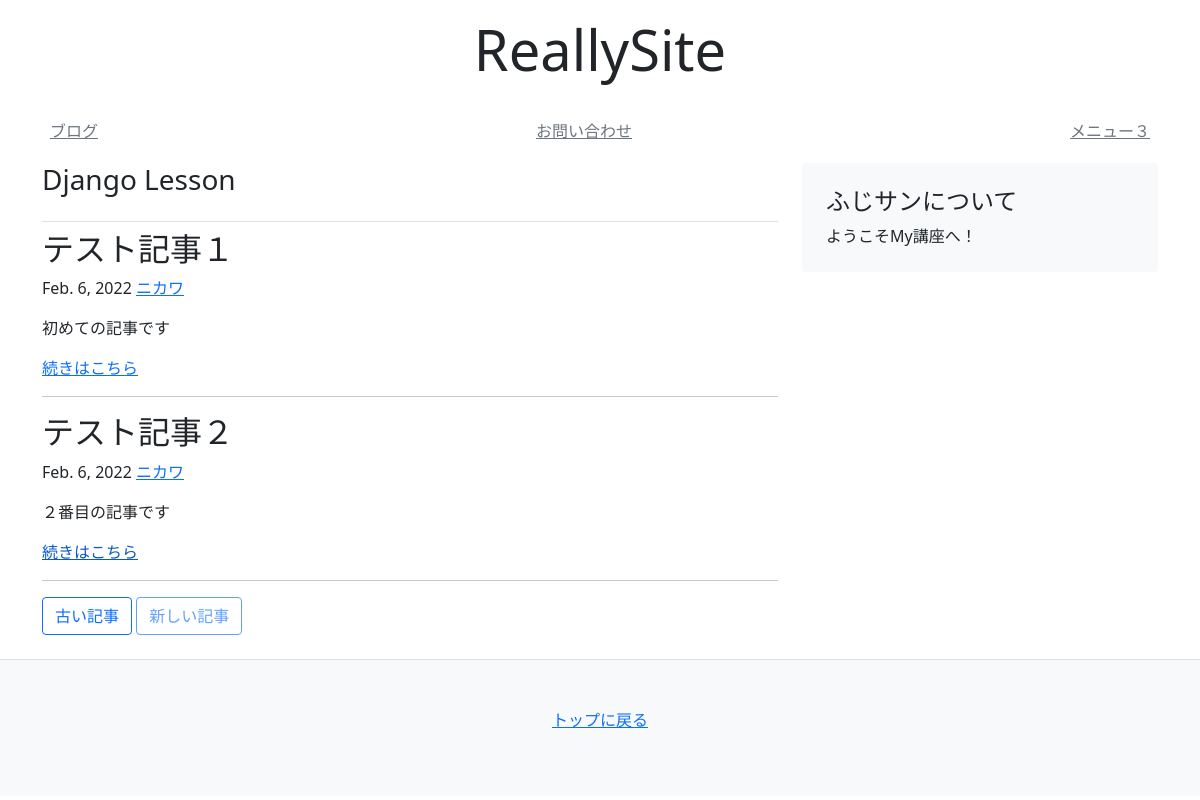
Screenshot of /blog/ with the database file from the repository.
### blog/models.py (models this page shows)
class Article(models.Model):
    title = models.CharField(default="", max_length=30)
    text = models.TextField(default="",)
    author = models.CharField(default="", max_length=30)
    created_at = models.DateField(auto_now_add=True) #作成時に日付を自動で入力
    updated_at = models.DateField(auto_now=True) #変更時に変わっていく日付

### blog/views.py (the view)
# urls.py: path('', views.index), #blogの中のindex
def index(request):
  objs = Article.objects.all()
  paginator = Paginator(objs, 2) #paginatorでpage=1とかをつけてくれる
  page_number = request.GET.get('page')
  context = {
    'page_obj': paginator.get_page(page_number),
    'page_number': page_number,
  }
  return render(request, 'blog/blogs.html', context)

### templates/blog/blogs.html
{% extends 'mysite/base.html' %}
{% block content %}
<main class="container">
    <div class="row">
        <div class="col-md-8">
            <h3 class="pb-4 font-italic border-bottom">
                Django Lesson
            </h3>
            {% for obj in page_obj %}
            <div class="blog-post">
                <h2 class="blog-post-title">{{ obj.title }}</h2>
                <p class="blog-post-meta">{{ obj.created_at }}
                    <a href="#">{{ obj.author }}</a>
                </p>
                <p>{{ obj.text }}</p>
                <a href="/blog/{{obj.id}}" class="stretched-link">続きはこちら</a>
            </div>
            <hr>
            {% endfor %}
            <nav class="blog-pagination">
                <a class="btn btn-outline-primary" href="#">古い記事</a>
                <a class="btn btn-outline-primary disabled" href="#">新しい記事</a>
            </nav>
        </div>
        <aside class="col-md-4">
            <div class="p-4 mb-3 bg-light rounded">
                <h4 class="font-italic">
                    ふじサンについて
                </h4>
                <p class="mb-0">ようこそMy講座へ！</p>
            </div>
        </aside>
    </div>
</main>
{% endblock %}

### rows the page displays
Article: title "テスト記事１", created_at "Feb. 6, 2022", author "ニカワ", text "初めての記事です"
Article: title "テスト記事２", created_at "Feb. 6, 2022", author "ニカワ", text "２番目の記事です"
